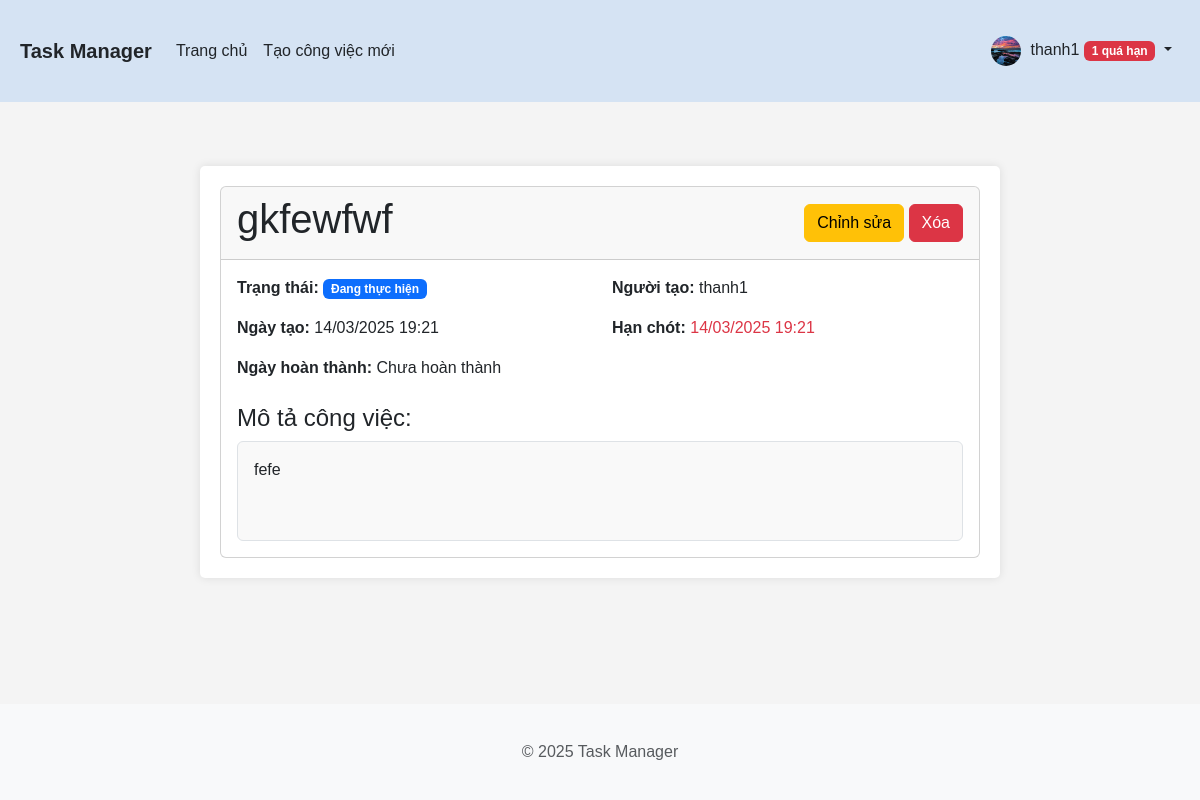
/view/1 (signed in), run on an earlier commit of the app's database.
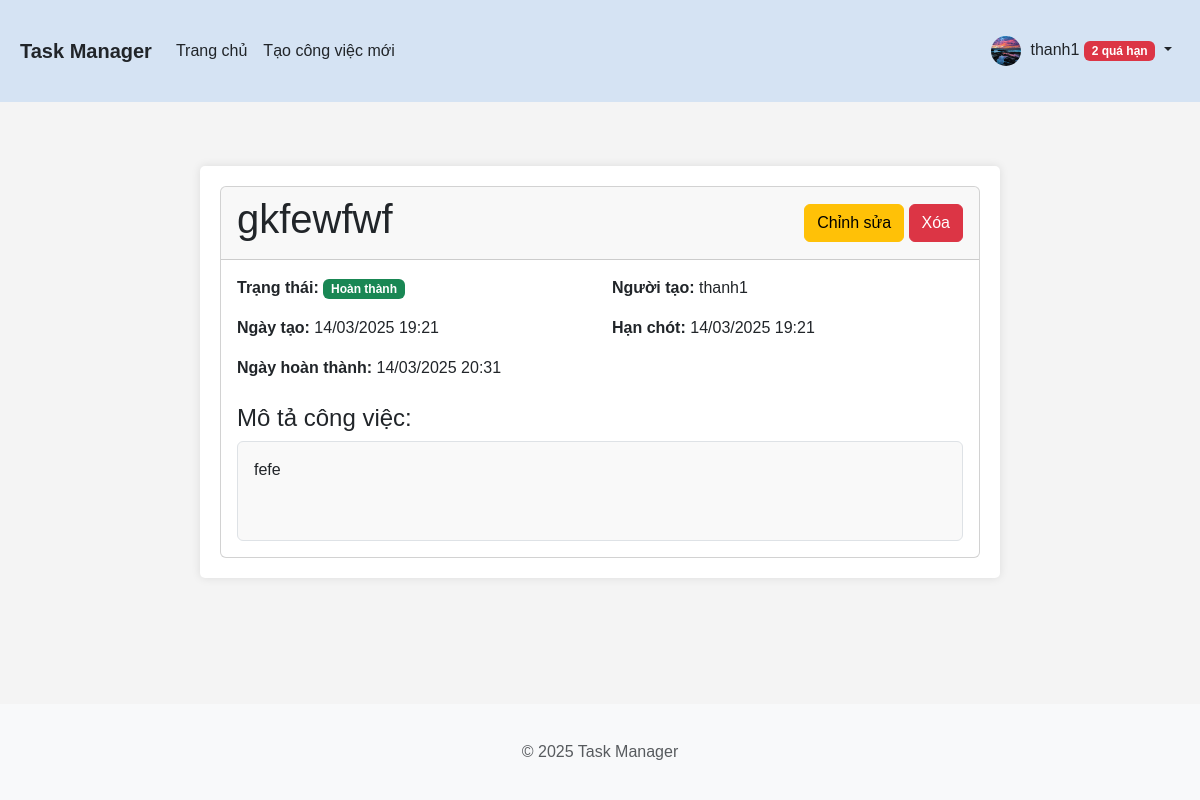
And on a later commit of the database.
### app/models.py (models this page shows, shortened)
class Task(db.Model):
    id = db.Column(db.Integer, primary_key=True)
    title = db.Column(db.String(100), nullable=False)
    description = db.Column(db.Text)
    status = db.Column(db.String(20), default='pending')  # pending, in_progress, completed
    created = db.Column(db.DateTime, default=datetime.utcnow)
    deadline = db.Column(db.DateTime)
    finished = db.Column(db.DateTime)
    user_id = db.Column(db.Integer, db.ForeignKey('user.id'), nullable=False)
    def is_overdue(self):
        return not self.finished and self.deadline and self.deadline < datetime.utcnow()

### app/routes/tasks.py (the view)
@bp.route('/view/<int:task_id>')
@login_required
def view(task_id):
    task = Task.query.get_or_404(task_id)
    if not current_user.is_admin and task.user_id != current_user.id:
        flash('Bạn không có quyền xem công việc này.', 'danger')
        return redirect(url_for('tasks.index'))
    return render_template('tasks/view.html', title=task.title, task=task)

### app/__init__.py (called while the page is built)
def create_app(config_name='default'):
    app = Flask(__name__)
    app.config.from_object(config[config_name])
    db.init_app(app)
    migrate.init_app(app, db)
    login_manager.init_app(app)
    @app.template_filter('nl2br')
    def nl2br_filter(text):
        if text:
            return jinja2.utils.markupsafe.Markup(text.replace('\n', '<br>'))
        return ''
    from app.routes.auth import bp as auth_bp
    from app.routes.tasks import bp as tasks_bp
    app.register_blueprint(auth_bp)
    app.register_blueprint(tasks_bp)
    avatar_dir = os.path.join(app.static_folder, 'avatars')
    if not os.path.exists(avatar_dir):
        os.makedirs(avatar_dir)
    @login_manager.user_loader
    def load_user(user_id):
        from app.models import User
        return User.query.get(int(user_id))
    return app

### app/models.py (called while the page is built)
    @property
    def overdue_count(self):
        return Task.query.filter_by(user_id=self.id, finished=None).filter(
            Task.deadline < datetime.utcnow()).count()

### app/templates/tasks/view.html (shortened to what this page needs)
{% extends "base.html" %}
{% block content %}
    <div class="view-task-container">
        <div class="card">
            <div class="card-header d-flex justify-content-between align-items-center">
                <h1 class="card-title">{{ task.title }}</h1>
                <div>
                    <a href="{{ url_for('tasks.edit', task_id=task.id) }}" class="btn btn-warning">Chỉnh sửa</a>
                    <button class="btn btn-danger" data-bs-toggle="modal" data-bs-target="#deleteModal">Xóa</button>
                </div>
            </div>
            <div class="card-body">
                <div class="row mb-3">
                    <div class="col-md-6">
                        <strong>Trạng thái:</strong>
                        {% if task.status == 'pending' %}
                            <span class="badge bg-warning">Chờ xử lý</span>
                        {% elif task.status == 'in_progress' %}
                            <span class="badge bg-primary">Đang thực hiện</span>
                        {% elif task.status == 'completed' %}
                            <span class="badge bg-success">Hoàn thành</span>
                        {% endif %}
                    </div>
                    <div class="col-md-6">
                        <strong>Người tạo:</strong> {{ task.user.username }}
                    </div>
                </div>
                <div class="row mb-3">
                    <div class="col-md-6">
                        <strong>Ngày tạo:</strong> {{ task.created.strftime('%d/%m/%Y %H:%M') }}
                    </div>
                    <div class="col-md-6">
                        <strong>Hạn chót:</strong>
                        <span class="{% if task.is_overdue() %}text-danger{% endif %}">
                            {{ task.deadline.strftime('%d/%m/%Y %H:%M') if task.deadline else 'N/A' }}
                        </span>
                    </div>
                </div>
                <div class="row mb-3">
                    <div class="col-md-6">
                        <strong>Ngày hoàn thành:</strong> {{ task.finished.strftime('%d/%m/%Y %H:%M') if task.finished else 'Chưa hoàn thành' }}
                    </div>
                </div>
                <div class="mt-4">
                    <h4>Mô tả công việc:</h4>
                    <div class="description-box p-3 border rounded">
                        {% if task.description %}
                            {{ task.description|nl2br }}
                        {% else %}
                            <em>Không có mô tả</em>
                        {% endif %}
                    </div>
                </div>
            </div>
        </div>
    </div>
{% endblock %}

### app/templates/base.html (shortened to what this page needs)
<!DOCTYPE html>
<html lang="vi">
<head>
    <link href="https://cdn.jsdelivr.net/npm/bootstrap@5.3.0-alpha1/dist/css/bootstrap.min.css" rel="stylesheet">
    <link rel="stylesheet" href="https://cdn.jsdelivr.net/npm/bootstrap-icons@1.11.2/font/bootstrap-icons.css">
    <link rel="stylesheet" href="{{ url_for('static', filename='css/main.css') }}">
</head>
<body>
    <header>
        <nav class="navbar navbar-expand-lg navbar-light">
            <div class="container">
                <a class="navbar-brand" href="{{ url_for('tasks.index') }}">Task Manager</a>
                <div class="collapse navbar-collapse" id="navbarNav">
                    <ul class="navbar-nav me-auto">
                        {% if current_user.is_authenticated %}
                            <li class="nav-item">
                                <a class="nav-link" href="{{ url_for('tasks.index') }}">Trang chủ</a>
                            </li>
                            <li class="nav-item">
                                <a class="nav-link" href="{{ url_for('tasks.create') }}">Tạo công việc mới</a>
                            </li>
                        {% endif %}
                    </ul>
                    <ul class="navbar-nav">
                        {% if current_user.is_authenticated %}
                            <li class="nav-item dropdown">
                                <a class="nav-link dropdown-toggle" href="#" id="navbarDropdown" role="button" data-bs-toggle="dropdown">
                                    {% if current_user.avatar %}
                                        <img src="{{ url_for('static', filename='avatars/' + current_user.avatar) }}" class="rounded-circle avatar-small" alt="Avatar">
                                    {% else %}
                                        <img src="https://avatar-placeholder.iran.liara.run/" class="rounded-circle avatar-small" alt="Avatar">
                                    {% endif %}
                                    {{ current_user.username }}
                                    {% if current_user.overdue_count and current_user.overdue_count > 0 %}
                                        <span class="badge bg-danger">{{ current_user.overdue_count }} quá hạn</span>
                                    {% endif %}
                                </a>
                            </li>
                        {% endif %}
                    </ul>
                </div>
            </div>
        </nav>
    </header>
    <main class="container mt-4">
        {% block content %}{% endblock %}
    </main>
    <footer class="footer mt-5 py-3 bg-light">
        <div class="container text-center">
            <span class="text-muted">&copy; 2025 Task Manager</span>
        </div>
    </footer>
</body>
</html>

What changed in the data, as far as the page shows it:
changed Task "gkfewfwf": status "in_progress" → "completed" (drawn); finished "Chưa hoàn thành" → "14/03/2025 20:31"
Also different on the page:
{{ current_user.overdue_count }}: "1" → "2"
text no longer shown: "Đang thực hiện"
text now shown: "Hoàn thành"
